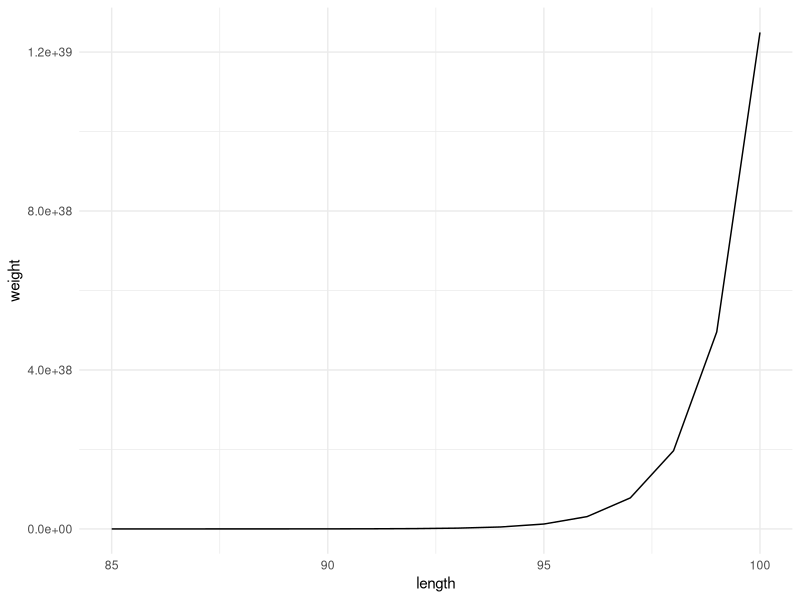
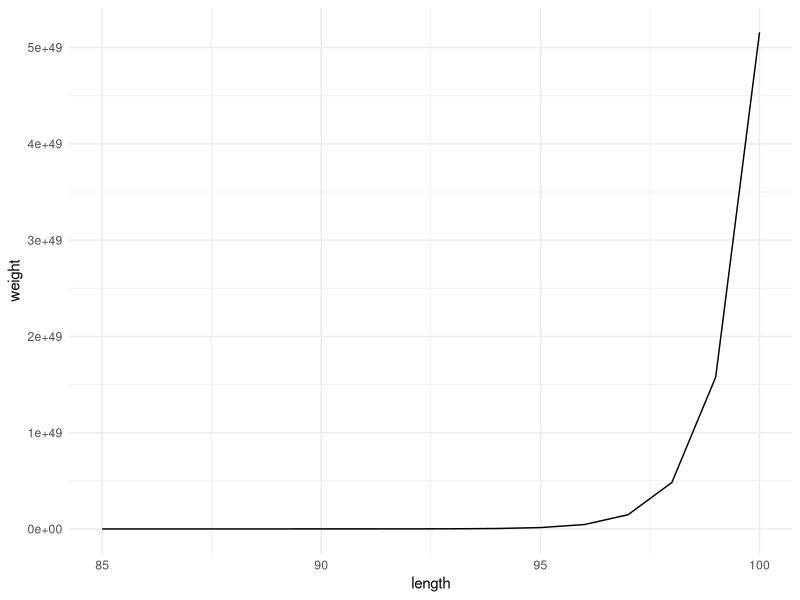
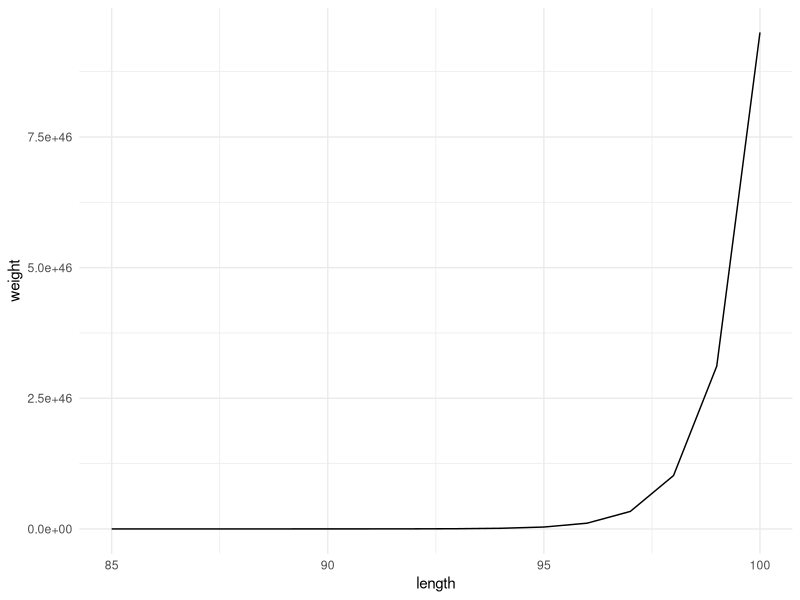

The R source for these figures, in order:
## ---- chunk 1
library(tidyverse)
## ---- chunk 2
# For loops revisited
weekdays <- c("Monday", "Tuesday", "Wednesday", "Thursday", "Friday",
              "Saturday", "Sunday")
transects <- c("Transect A", "Transect B", "Transect C")
transect_collections_matrix <- matrix(nrow = length(weekdays), ncol = length(transects))

for (i in seq_along(transects)) {
  for (j in seq_along(weekdays)) {
    transect_value <- paste(weekdays[j], "-", transects[i])
    transect_collections_matrix[j, i] <- transect_value
  }
}
transect_collections_matrix
## ---- chunk 3
# Functions introduced

# Task 2:
calc_force <- function(mass, acc) {
  force <- mass * acc
  return(paste("The resulting force is", force, "Newtons."))
}
calc_force(200, 1.8)

# Task 3

# Set up data frame with 3 species names and a/b estimates for function parameters
fish_params <- data.frame(
  "sci_name" = c("Chanos chanos", "Sphyraena barracuda", "Caranx ignobilis"),
  "common_name" = c("Milkfish", "Great barracuda", "Giant trevally"),
  "a_est" = c(0.0905, 0.0181, 0.0353),
  "b_est" = c(2.52, 3.27, 3.05)
  )

# Create function that accepts common fish name and total length to estimate weight of fish
get_fish_weight <- function(fish_name, tot_length) {
  if (exists("fish_name") == FALSE || tot_length < 0) {
    stop("Invalid parameters entered. Please ensure length is greater than 0 and that you have entered a fish name.")
  }
  fish_record <- filter(fish_params, common_name == fish_name)
  # Log retrieved record
  # print(fish_record)
  return(fish_record$a_est * fish_record$b_est ^ tot_length)
}

get_fish_weight("Milkfish", 100)
get_fish_weight("Great barracuda", 100)
get_fish_weight("Giant trevally", 100)

# Track how weight changes from 85 to 100 length for each fish
fish_length_vec <- seq(from = 85, to = 100, by = 1)
graph_weight_length <- function(fish_name) {
  # Create vector to store weights calculated from lengths
  fish_weight_vec <- vector(mode = "numeric", length = length(fish_length_vec))
  
  # For every length calculate the weight and store in the vector
  for (i in seq_along(fish_length_vec)) {
    fish_weight_vec[i] <-get_fish_weight(fish_name, fish_length_vec[i])
  }
  
  # Store length and weight vectors in a data frame and plot the resulting data
  fish_df <- data.frame("weight" = fish_weight_vec, "length" = fish_length_vec)
  ggplot(data = fish_df, aes(x = length, y = weight)) +
    geom_line() +
    theme_minimal()
}

graph_weight_length("Milkfish")
graph_weight_length("Great barracuda")
graph_weight_length("Giant trevally")
## ---- chunk 4
# Task 4 & 5

# Create function that calculates ocean wave power from inputs of 
#.    1. Wave heights
#.    2. Wave period
get_wave_power <- function(height, period, depth = 100) {
  if (depth <= 12) {
    message("Shallow water equation used for calculations.")
    return(0.81 * height^2 * period)
  } else {
    message("Deep water equation used for calculations.")
    return(0.5 * height^2 * period) 
  }
}

# Approximate wave power over range of heights 0-3m and period of 8s
wave_period <- 8
wave_height <- seq(from = 0, to = 3, by = 0.2)
get_wave_power(wave_height, wave_period)
get_wave_power(wave_height, wave_period, 10)
